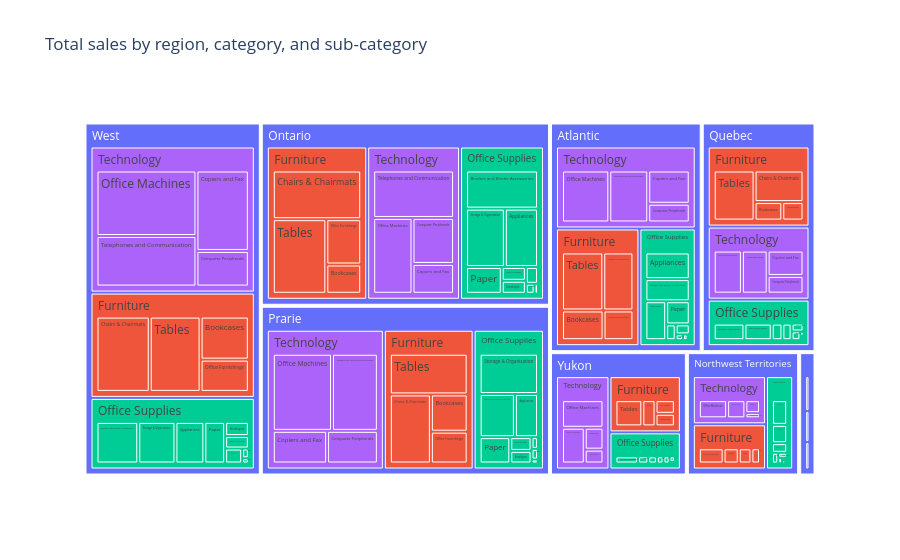

Write notebook code for a chart like this one.
### Markdown cell above
The `path` argument is doing the real work here: it tells Plotly which columns describe the nesting, from outermost to innermost. Larger rectangles mean more sales; you can compare rectangles both within a region (which category dominates there) and across regions (which region is largest overall) in a single glance, something that would take several separate bar charts to show as clearly.

Let's extend to the full three-level hierarchy by adding `sub_category`.

### Code cell
#TODO: add a third level to the treemap by grouping the sales data by region, category, and sub-category
full_hierarchy = (
    sales
    .groupby(["region", "category", "sub_category"], as_index=False)
    .agg(total_sales=("sales", "sum"))
)

#TODO: Update treemap to include the sub-category level, with the size of each rectangle representing the total sales
fig = px.treemap(
    full_hierarchy,
    path=["region", "category", "sub_category"],
    values="total_sales",
    color="category",
    title="Total sales by region, category, and sub-category"
)
fig.show()

### Figure 1 — Plotly figure (JSON) as saved in the notebook; plotly's stock layout.template omitted (floating-point values rounded to 4 significant figures; data arrays with more than 128 entries replaced by an {"elided": "..."} marker saying what was removed)
{"data": [{"branchvalues": "total", "customdata": {"elided": "167x1 str values"}, "domain": {"x": [0, 1], "y": [0, 1]}, "hovertemplate": "labels=%{label}<br>total_sales=%{value}<br>parent=%{parent}<br>id=%{id}<br>category=%{customdata[0]}<extra></extra>", "ids": {"elided": "167 str values"}, "labels": {"elided": "167 str values"}, "marker": {"colors": {"elided": "167 str values"}}, "name": "", "parents": {"elided": "167 str values"}, "type": "treemap", "values": {"elided": "167 float values"}}], "layout": {"legend": {"tracegroupgap": 0}, "title": {"text": "Total sales by region, category, and sub-category"}}}
